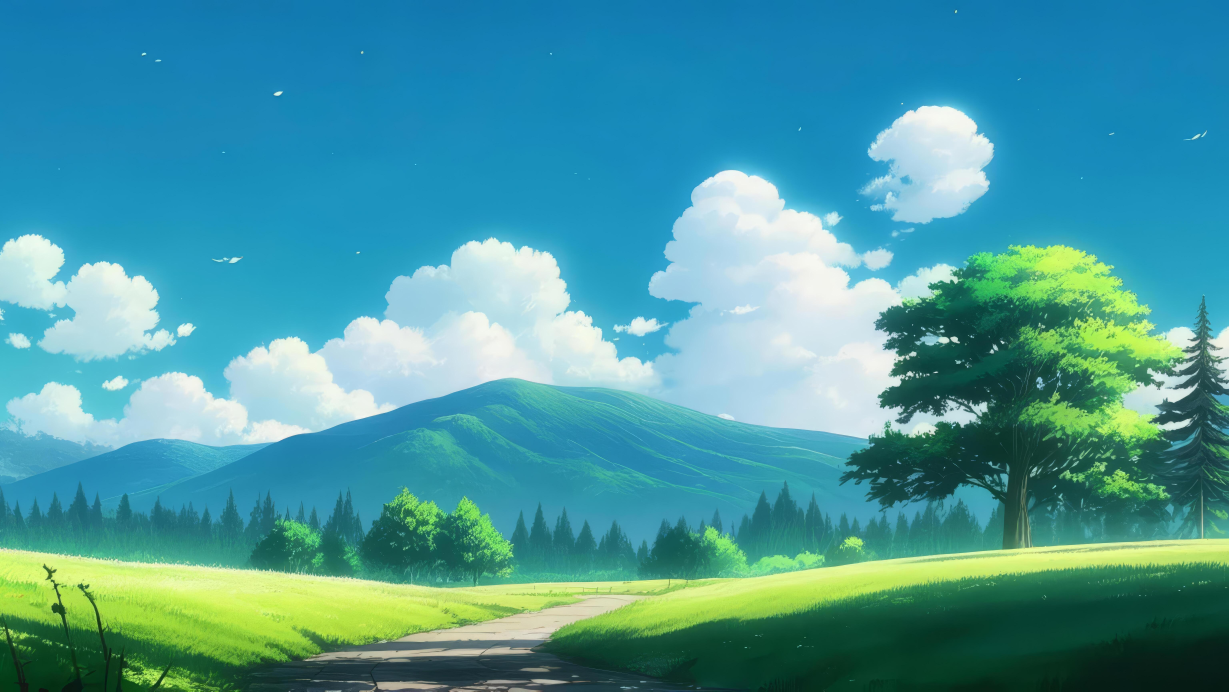
#> input picture imgbackup/001.jpeg, 6144 x 3456 px (shown at 1/5 size)
$ python image_convert.py ../imgbackup out
#> lines starting #> are read from the running program, lines starting #| are printed output that depends on the picture
import os
import sys
from pathlib import Path
import argparse
from PIL import Image

#!/usr/bin/env python3
import pillow_avif  # Required for AVIF support with PIL

def resize_and_convert_to_avif(input_path, output_path, target_width):
    """Resize image to target width (maintaining aspect ratio) and convert to AVIF"""
#> called with target_width = 800
    with Image.open(input_path) as img:
        # Calculate new height to maintain aspect ratio
#> img is the input picture: PIL image 6144x3456 RGB; mean R, G, B 74, 153.2, 159.5
        width_percent = target_width / float(img.width)
#> width_percent = 0.13
        target_height = int(float(img.height) * width_percent)
#> target_height = 450

        # Resize the image
        resized_img = img.resize((target_width, target_height), Image.Resampling.LANCZOS)
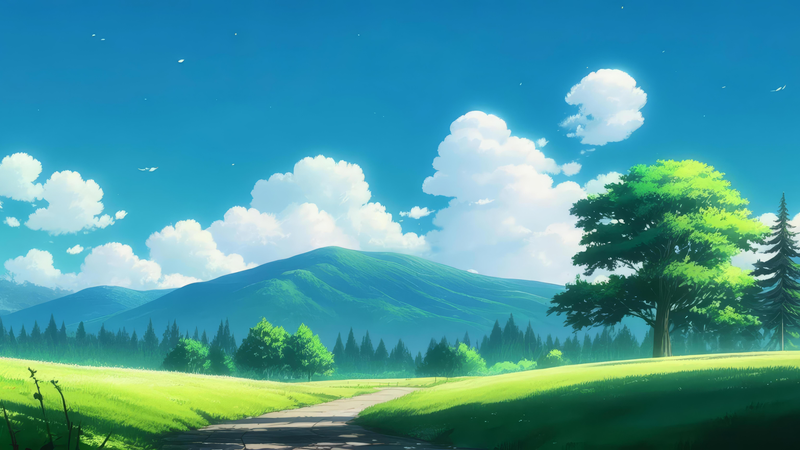
#> resized_img: PIL image 800x450 RGB; mean R, G, B 74, 153.2, 159.5

        # Convert to AVIF format
        resized_img.save(output_path, format="AVIF", quality=100)

def resize_avif(input_path, output_path, target_width):
    """Resize AVIF image to target width (maintaining aspect ratio) without conversion"""
    with Image.open(input_path) as img:
        # Calculate new height to maintain aspect ratio
        width_percent = target_width / float(img.width)
        target_height = int(float(img.height) * width_percent)

        # Resize the image
        resized_img = img.resize((target_width, target_height), Image.Resampling.LANCZOS)

        # Save as AVIF without changing format
        resized_img.save(output_path, format="AVIF", quality=70)

def process_directory(directory_path, output_directory, target_width):
    """Process all JPEG, PNG and AVIF files in the given directory"""
    # Create output directory if it doesn't exist

    if not os.path.exists(output_directory):
        os.makedirs(output_directory)

    # Get all JPEG, PNG and AVIF files in the directory
    image_files = list(Path(directory_path).glob("*.jpg")) + \
                  list(Path(directory_path).glob("*.jpeg")) + \
                  list(Path(directory_path).glob("*.png")) + \
                  list(Path(directory_path).glob("*.avif"))

    print(f"Found {len(image_files)} image files to process")

    for image_file in image_files:
        output_file = Path(output_directory) / f"{image_file.stem}.avif"
        print(f"Processing: {image_file} -> {output_file}")

        try:
            if image_file.suffix.lower() in ['.jpg', '.jpeg', '.png']:
                resize_and_convert_to_avif(image_file, output_file, target_width)
            elif image_file.suffix.lower() == '.avif':
                resize_avif(image_file, output_file, target_width)
        except Exception as e:
            print(f"Error processing {image_file}: {e}")
#> pass 2 of the loop in process_directory, `for image_file in image_files:`:
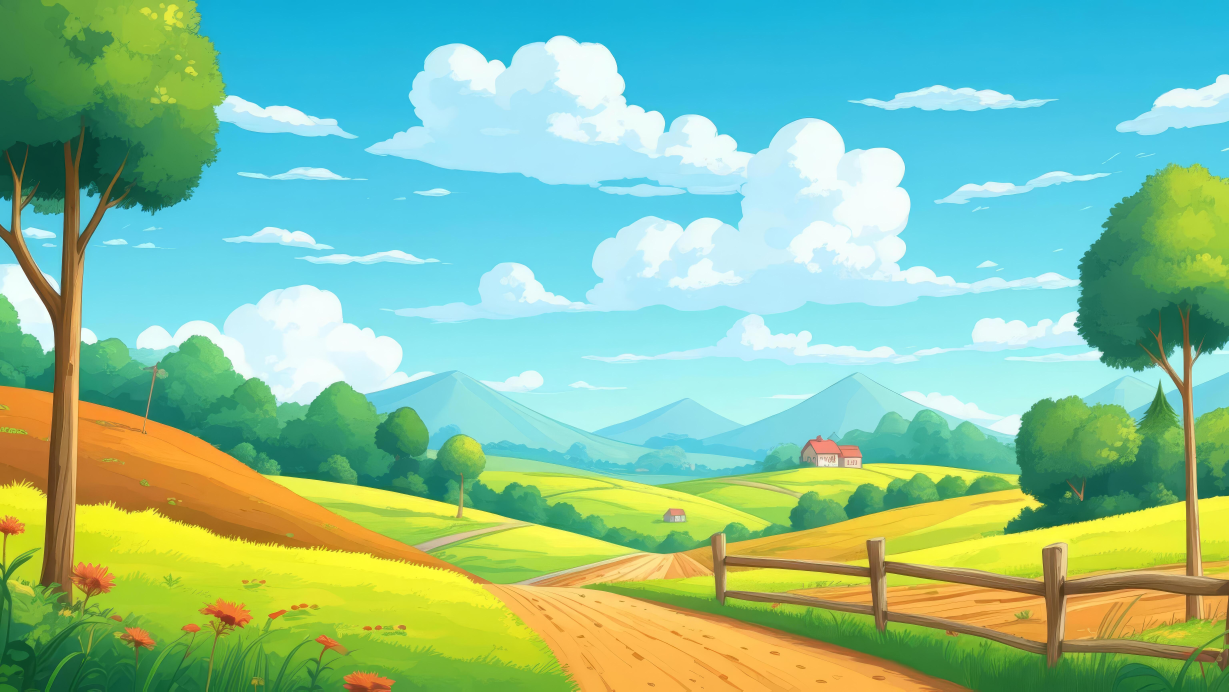
#> input picture imgbackup/002.jpeg, 6144 x 3456 px (shown at 1/5 size)
#> in resize_and_convert_to_avif, img is the input picture: PIL image 6144x3456 RGB; mean R, G, B 135.6, 193.1, 155.5
#> in resize_and_convert_to_avif (call 2), `resized_img = img.resize((target_width, target_height), Image.Resampli..`:
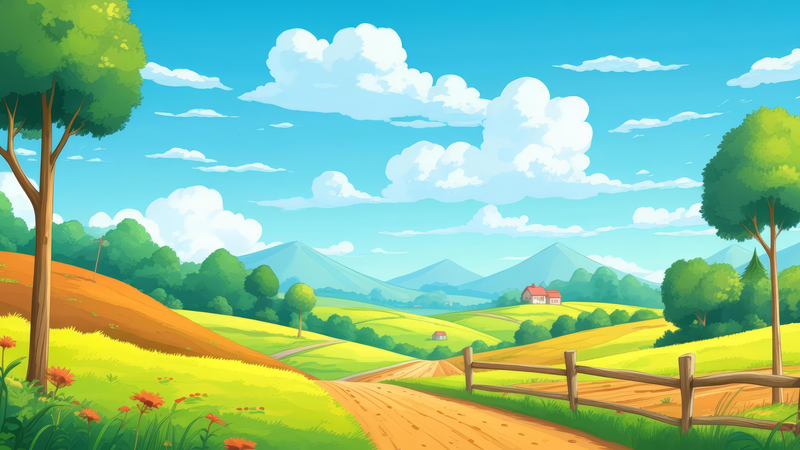
#> resized_img: PIL image 800x450 RGB; mean R, G, B 135.6, 193.1, 155.5

def main():
    parser = argparse.ArgumentParser(description="Resize JPEGs/PNGs/AVIFs and convert to AVIF format")
    parser.add_argument("input_dir", help="Directory containing JPEG/PNG/AVIF images")
    parser.add_argument("output_dir", help="Directory to save converted AVIF images")
    parser.add_argument("--width", type=int, default=800, help="Target width for resized images (default: 800)")

    args = parser.parse_args()

    # Validate input directory exists
    if not os.path.isdir(args.input_dir):
        print(f"Error: Input directory '{args.input_dir}' does not exist")
        sys.exit(1)

    process_directory(args.input_dir, args.output_dir, args.width)
    print("Conversion complete")

if __name__ == "__main__":
    main()
